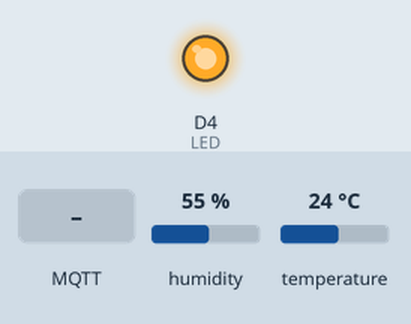
A sketch run on a simulated ESP8266 (NodeMCU). On the bench: output pins drawn as LEDs (lit = HIGH). The test bench sets the inputs (shaded band); at power-on: humidity 55 %, temperature 24 °C. WiFi joins after 1.5 s; servers stay silent unless stated; no MQTT or app messages arrive unless stated; what the sketch prints to the serial monitor is not drawn.

Above: at 0.1 s.
At 3.2 s:
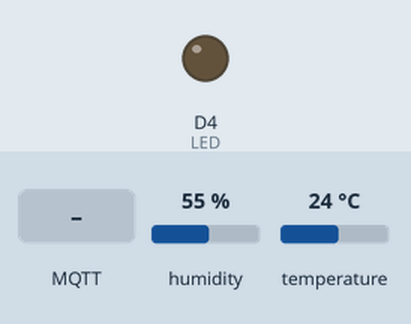
3.3 s: MQTT message "N" arrives on the first subscribed topic
5.0 s: MQTT message "F" arrives on the first subscribed topic
7.1 s: MQTT message "1" arrives on the first subscribed topic
Timing chart, 0 to 10.1 s (numbered marks = the images above; inputs shaded):
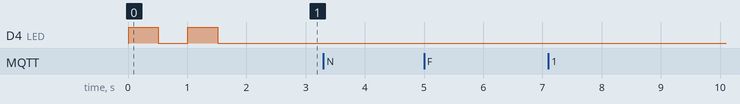

The sketch:

WSD.ino
```cpp
#include <DHT.h>//包含DHT头文件
#include <ESP8266WiFi.h>
#include <PubSubClient.h>
#define DHTPIN 5      //定义DHT11模块连接管脚io5
#define LED D4
#define DHTTYPE DHT11   // 使用温度湿度模块的类型为DHT11
const char* ssid = "HUAWEI-3ACVUZ";
const char* password = "GMR13720935401";
const char* mqtt_server = "www.dwhwulian.top";
WiFiClient espClient;
PubSubClient client(espClient);
long lastMsg = 0;
char msg[50];
int count=0;
bool WIFI_Status=true;
DHT dht(DHTPIN, DHTTYPE);    //生成DHT对象，参数是引脚和DHT的类型
void setup()//将设置代码放在此处，运行一次；
{
    //初始化端口
    Serial.begin(115200);
    pinMode(LED, OUTPUT);
    dht.begin();//初始化DHT传感器
    setup_wifi();
    client.setServer(mqtt_server, 1883);
  client.setCallback(callback);
}
void setup_wifi() {

  delay(10);
  // We start by connecting to a WiFi network
  Serial.println();
  Serial.print("Connecting to ");
  Serial.println(ssid);

  WiFi.begin(ssid, password);

  while (WiFi.status() != WL_CONNECTED) {
    if(WIFI_Status){
      Serial.print(".");
      digitalWrite(LED,HIGH);
      delay(500);
      digitalWrite(LED,LOW);
      delay(500);
      count++;
      if(count>=5){
        WIFI_Status=false;
        Serial.println("wifi连接失败，请用手机配网");
        }
      }
      else{
        smartConfig();
        }
  }

  Serial.println("");
  Serial.println("WiFi connected");
  Serial.println("IP address: ");
  Serial.println(WiFi.localIP());
}
//一键配网函数
void smartConfig()
{
  WiFi.mode(WIFI_STA);
  Serial.println("\r\nWait for Smartconfig");
  WiFi.beginSmartConfig();
  while (1)
  {
    Serial.print(".");
    digitalWrite(LED, 0);
    delay(500);
    digitalWrite(LED, 1);
    delay(500);
    if (WiFi.smartConfigDone())
    {
      Serial.println("SmartConfig Success");
      Serial.printf("SSID:%s\r\n", WiFi.SSID().c_str());
      Serial.printf("PSW:%s\r\n", WiFi.psk().c_str());
      break;
    }
  }
}
void callback(char* topic, byte* payload, unsigned int length) {
  Serial.print("Message arrived [");
  Serial.print(topic);
  Serial.print("] ");
  for (int i = 0; i < length; i++) {
    Serial.print((char)payload[i]);
  }
  Serial.println();
    Serial.println((char)payload[5]);


  // Switch on the LED if an 1 was received as first character
  if ((char)payload[5] == 'N') {
    digitalWrite(LED, LOW);   // Turn the LED on (Note that LOW is the voltage level
    // but actually the LED is on; this is because
    // it is acive low on the ESP-01)
  } else if((char)payload[5] == 'F'){
    digitalWrite(LED, HIGH);  // Turn the LED off by making the voltage HIGH
  }

}

void reconnect() {
   float h = dht.readHumidity();//读取DHT11传感器的湿度 并赋值给h
    float t = dht.readTemperature();//读取传感器的温度   并赋值给t
   int h1=int(h);
   int t1=int(t);
  while (!client.connected()) {
    Serial.print("Attempting MQTT connection...");
    // Attempt to connect
    if (client.connect("flameClient")) {
      Serial.println("connected");
      snprintf (msg, 75,  "{\"reported\":{\"Temperature\":%d,\"Humidity\":%d}}",t1,h1);
      client.publish("/WSD",  msg);
      client.subscribe("/WSD/1");
    } else {
      Serial.print("failed, rc=");
      Serial.print(client.state());
      Serial.println(" try again in 5 seconds");
      // Wait 5 seconds before retrying
      delay(5000);
    }
  }
}
//通过循环不断读取温湿度传感器获取的数据
void loop() //把主代码放在这里，重复运行：
{
     if (!client.connected()) {
    reconnect();
  }
  client.loop();
    float h = dht.readHumidity();//读取DHT11传感器的湿度 并赋值给h
    float t = dht.readTemperature();//读取传感器的温度   并赋值给t
   int h1=int(h);
   int t1=int(t);
    if (isnan(h) || isnan(t))//判断是否成功读取到温湿度数据
    {
        Serial.print("失败！");//读取温湿度失败！
    }
    else//成功读取到数据
    {
       Serial.print("温度为：");
       Serial.print(t);
      Serial.print("湿度为：");
       Serial.print(h);

    }
    delay(500);//延时函数
  long now = millis();
  if (now - lastMsg > 2000) {
    lastMsg = now;

    snprintf (msg, 75,  "{\"reported\":{\"Temperature\":%d,\"Humidity\":%d}}",t1,h1);
    Serial.print("Publish message: ");
    Serial.println(msg);
    client.publish("/WSD", msg);
    client.subscribe("/WSD/1");
    delay(1000);
  }
}
```

Measured:
- after the input at 3.3 s, every drawn part: stays the same
- after the input at 5.0 s, every drawn part: stays the same
- after the input at 7.1 s, every drawn part: stays the same
